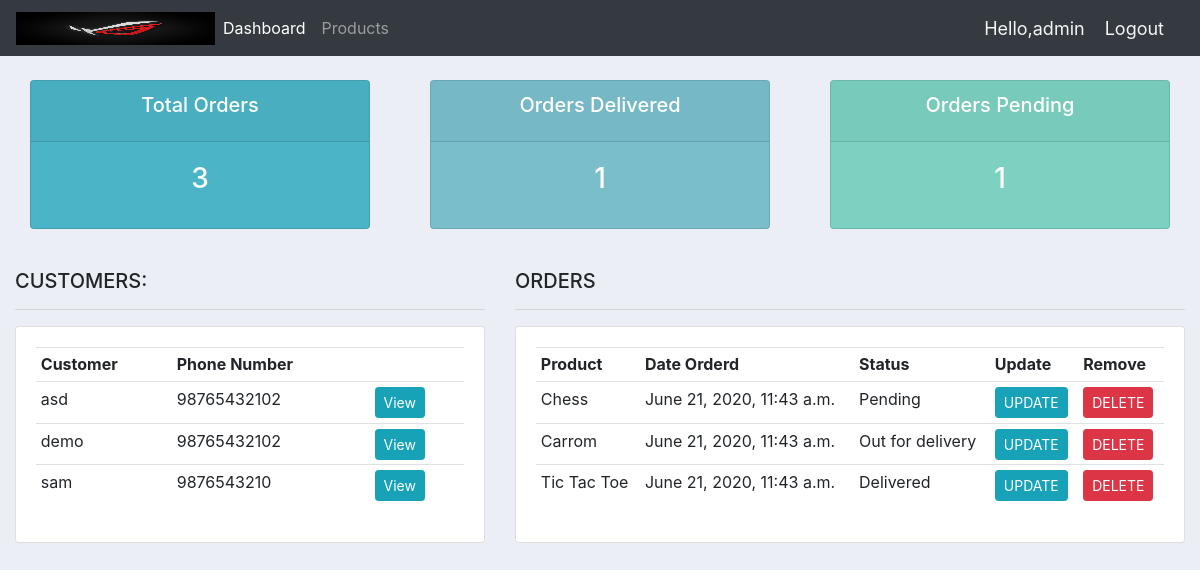
The app's page / (signed in) with its own data.
### account/models.py (models this page shows, shortened)
class Customer(models.Model):
	user = models.OneToOneField(User, null=True, blank=True, on_delete=models.CASCADE)
	name = models.CharField(max_length=200, null=True)
	phone = models.CharField(max_length=200, null=True)
	email = models.CharField(max_length=200, null=True)
	profile_pic = models.ImageField(default="default_profile.png", null=True, blank=True)
	date_created = models.DateTimeField(auto_now_add=True, null=True)

class Order(models.Model):
	STATUS = (
			('Pending', 'Pending'),
			('Out for delivery', 'Out for delivery'),
			('Delivered', 'Delivered'),
			)
	customer = models.ForeignKey(Customer, null=True, on_delete= models.SET_NULL)
	product = models.ForeignKey(Product, null=True, on_delete= models.SET_NULL)
	date_created = models.DateTimeField(auto_now_add=True, null=True)
	status = models.CharField(max_length=200, null=True, choices=STATUS)

class Product(models.Model):
	CATEGORY = (
			('Indoor', 'Indoor'),
			('Out Door', 'Out Door'),
			)
	name = models.CharField(max_length=200, null=True)
	price = models.FloatField(null=True)
	category = models.CharField(max_length=200, null=True, choices=CATEGORY)
	description = models.CharField(max_length=200, null=True, blank=True)
	date_created = models.DateTimeField(auto_now_add=True, null=True)
	tags = models.ManyToManyField(Tag)
	def __str__(self):
		return self.name

### account/decorators.py (the view)
    def wrapper_function(request, *args, **kwargs):
        group = None
        if request.user.groups.exists():
            group = request.user.groups.all()[0].name
        if group == "customer":
            return redirect('userpage')
        if group == "admin":
            return view_func(request, *args, **kwargs)

### account/views.py (called while the page is built)
@login_required #Or @login_required(login_url='login)
@admin_only
def home(request):
    orders = Order.objects.all()
    customers = Customer.objects.all()
    total_customers = customers.count()
    total_orders = orders.count()
    delivered = orders.filter(status='Delivered').count()
    pending = orders.filter(status='Pending').count()
    context = {'orders' : orders, 'customers' : customers, 'total_customers' : total_customers,
                'total_orders' : total_orders, 'delivered' : delivered, 'pending' : pending}
    return render(request, 'account/dashboard.html',context)

### account/templates/account/dashboard.html (shortened to what this page needs)
{%  extends 'account/main.html' %}
{% block content %}
{%  include 'account/status.html' %}
<br>
<div class="row">
	<div class="col-md-5">
		<h5>CUSTOMERS:</h5>
		<hr>
		<div class="card card-body">
			<table class="table table-sm">
				<tr>
					<th>Customer</th>
					<th>Phone Number</th>
					<th></th>
				</tr>
				{% for customer in customers %}
				<tr>
					<td>{{customer.name}}</td>
					<td>{{customer.phone}}</td>
					<td><a href="{% url 'customer' customer.name %}" class="btn btn-sm btn-info">View</a></td>
				</tr>
				{% endfor %}
			</table>
		</div>
	</div>
	<div class="col-md-7">
		<h5>ORDERS</h5>
		<hr>
		<div class="card card-body">
			<table class="table table-sm">
				<tr>
					<th>Product</th>
					<th>Date Orderd</th>
					<th>Status</th>
					<th>Update</th>
					<th>Remove</th>
				</tr>
				{% for order in orders %}
				<tr>
					<td>{{order.product}}</td>
					<td>{{order.date_created}}</td>
					<td>{{order.status}}</td>
					<td><a href="{% url 'updateorder' order.id %}" class="btn btn-sm btn-info">UPDATE</a></td>
					<td><a href="{% url 'deleteorder' order.id %}" class="btn btn-sm btn-danger">DELETE</a></td>
				</tr>
				{% endfor %}
			</table>
		</div>
	</div>
</div>
{% endblock %}

### account/templates/account/main.html (shortened to what this page needs)
{% load static %}
<!DOCTYPE html>
<html>
<head>
	<link rel="stylesheet" href="https://stackpath.bootstrapcdn.com/bootstrap/4.3.1/css/bootstrap.min.css">
	<link rel="stylesheet" type="text/css" href="{% static '/css/main.css' %}">
</head>
<body>
	{%  include 'account/navbar.html' %}
	<div class="container-fluid">
	{% block content %}
	{% endblock %}
    </div>
</body>
</html>

### account/templates/account/navbar.html (shortened to what this page needs)
{% load static %}
<nav class="navbar navbar-expand-lg navbar-dark bg-dark">
  <img src="{% static 'images/img.jpg'%}" alt="Girl in a jacket" width="199" height="33">
  <div class="collapse navbar-collapse" id="navbarNav">
    <ul class="navbar-nav">
      {% if request.user.is_staff %}
      <li class="nav-item active">
        <a class="nav-link" href="{% url 'home' %}">Dashboard</a>
      </li>
      <li class="nav-item">
        <a class="nav-link" href="{% url 'products' %}">Products</a>
      </li>
      {% else %}
      <li class="nav-item active">
        <a class="nav-link" href="{% url 'profile' %}">Profile</a>
      </li>
      {% endif %}
    </ul>
  </div>
  <span>
      <p class="username">Hello,{{user.username}}</p>
    </span>
    <span >
      <a class="text" href="{% url 'logout' %}">Logout</a>
    </span>
</nav>

### account/templates/account/status.html
<br>
<div class="row">
	<div class="col">
		<div class="col-md">
			<div class="card text-center text-white  mb-3" id="total-orders">
			  	<div class="card-header">
			  		<h5 class="card-title">Total Orders</h5>
			  	</div>
			  	<div class="card-body">
			    	<h3 class="card-title">{{total_orders}}</h3>
			  	</div>
			</div>
		</div>
	</div>
	<div class="col">
		<div class="col-md">
			<div class="card text-center text-white  mb-3" id="orders-delivered">
			  	<div class="card-header">
			  		<h5 class="card-title">Orders Delivered</h5>
			  	</div>
			  	<div class="card-body">
			    	<h3 class="card-title">{{delivered}}</h3>
			  	</div>
			</div>
		</div>
	</div>
	<div class="col">
		<div class="col-md">
			<div class="card text-center text-white  mb-3" id="orders-pending">
			  	<div class="card-header">
			  		<h5 class="card-title">Orders Pending</h5>
			  	</div>
			  	<div class="card-body">
			    	<h3 class="card-title">{{pending}}</h3>
			  	</div>
			</div>
		</div>
	</div>
</div>

### static/css/main.css (style rules this page uses)
body { background-color: #ebeff5; }
#total-orders { background-color: #4cb4c7; }
#orders-delivered { background-color: #7abecc; }
#orders-pending { background-color: #7CD1C0; }
.text { color: whitesmoke; font-size: 18px; margin-right: 20px; }
.username { margin-bottom: 0px; font-size: 18px; margin-right: 20px; color: whitesmoke; }

### records on screen
Customer: name "asd", phone "98765432102"
Customer: name "demo", phone "98765432102"
Customer: name "sam", phone "9876543210"
Order: product "Chess", date_created "June 21, 2020, 11:43 a.m.", status "Pending"
Order: product "Carrom", date_created "June 21, 2020, 11:43 a.m.", status "Out for delivery"
Order: product "Tic Tac Toe", date_created "June 21, 2020, 11:43 a.m.", status "Delivered"

### other values on screen
{{ user.username }} "admin"
{{ total_orders }} "3"
{{ delivered }} "1"
{{ pending }} "1"
